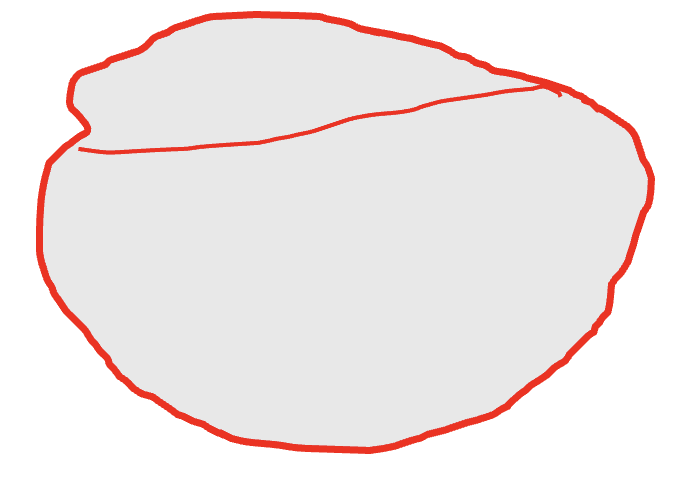
#> input picture data/fit_harness/reference_outlines/brach2_schizophoria_side.png, 696 x 478 px; its folder holds 4 pictures in this run
$ python diagnostic_native.py
#> lines starting #> are read from the running program, lines starting #| are printed output that depends on the picture
### data/fit_harness/diagnostic_overlay.py
#!/usr/bin/env python3
"""Diagnostic outlines for brach1/2/3 — parametric outlines placed beside
the photocomposite for direct visual comparison.

For each specimen we render:
  - the dorsal/TOP view as the parametric outline + decorations
  - the anterior/FRONT view as the parametric tri-view middle
  - the lateral/SIDE view as the parametric tri-view right

These are placed in tiles next to a crop of the corresponding view in
the photocomposite. The crops are approximate (eye-balled bounding
boxes) but enough for visual comparison.

Output: data/fit_harness/diagnostic_brach{1,2,3}.png + a composite.
"""
import os, sys, subprocess, json, tempfile
import matplotlib
matplotlib.use("Agg")
import matplotlib.pyplot as plt
from PIL import Image
sys.path.insert(0, os.path.join(os.path.dirname(__file__), "..", "visualizer_test"))
from render import draw_svg

HERE = os.path.dirname(os.path.abspath(__file__))
ROOT = os.path.abspath(os.path.join(HERE, "..", ".."))


# Layout per composite (estimated by eye). Each view = (x0, y0, x1, y1).
SPECIMENS = [
    dict(name="brach1", dir="brach1_pseudoatrypa_devoniana",
         taxon_key="pseudoatrypa-devoniana",
         best_guess="Pseudoatrypa devoniana (atrypid w/ frills)",
         answers=dict(outline_pick="subcircular", profile_pick="biconvex",
                       hinge_pick="astrophic", surface_ribs="yes",
                       rib_density="dense", surface_frills="yes",
                       fold_pick="strong", inflation_pick="medium",
                       beak_pick="moderate", lateral_pick="smooth")),
    dict(name="brach2", dir="brach2_schizophoria_iowensis",
         taxon_key="schizophoria-iowensis",
         best_guess="Schizophoria iowensis (orthid)",
         answers=dict(outline_pick="subcircular", profile_pick="biconvex",
                       hinge_pick="narrow-strophic", surface_ribs="yes",
                       rib_density="medium", fold_pick="strong",
                       inflation_pick="medium",
                       beak_pick="moderate", lateral_pick="smooth")),
    dict(name="brach3", dir="brach3_conispirifer",
         # No fitted shape data for Conispirifer — categorical only.
         best_guess="Conispirifer cyrtinaeformis (cone-shaped spiriferid)",
         answers=dict(outline_pick="conical", profile_pick="biconvex",
                       hinge_pick="wide-strophic", surface_ribs="yes",
                       rib_density="dense", fold_pick="strong",
                       inflation_pick="high",
                       beak_pick="pyramidal", lateral_pick="smooth")),
    dict(name="brach4", dir="brach4_cyrtospirifer_whitneyi",
         taxon_key="cyrtospirifer-whitneyi",
         best_guess="Cyrtospirifer whitneyi (alate spiriferid)",
         answers=dict(outline_pick="wing-shaped", profile_pick="biconvex",
                       hinge_pick="wide-strophic", surface_ribs="yes",
                       rib_density="dense", fold_pick="strong",
                       inflation_pick="medium",
                       beak_pick="prominent", lateral_pick="smooth")),
    dict(name="brach5", dir="brach5_spinatrypa_rockfordensis",
         best_guess="Spinatrypa rockfordensis (spinose atrypid)",
         answers=dict(outline_pick="subcircular", profile_pick="biconvex",
                       hinge_pick="astrophic", surface_ribs="yes",
                       rib_density="sparse", surface_frills="yes",
                       surface_spines="yes", fold_pick="weak",
                       inflation_pick="medium",
                       beak_pick="moderate", lateral_pick="smooth")),
    dict(name="brach6", dir="brach6_theodossia_hungerfordi",
         best_guess="Theodossia hungerfordi (globose spiriferid)",
         answers=dict(outline_pick="subcircular", profile_pick="biconvex",
                       hinge_pick="astrophic", surface_ribs="yes",
                       rib_density="medium", fold_pick="strong",
                       inflation_pick="high",
                       beak_pick="prominent", lateral_pick="smooth")),
    dict(name="brach7", dir="brach7_douvillina_arcuata",
         best_guess="Douvillina arcuata (geniculate strophomenid)",
         answers=dict(outline_pick="subcircular", profile_pick="concavo-convex",
                       hinge_pick="wide-strophic", surface_ribs="yes",
                       rib_density="dense", fold_pick="none",
                       inflation_pick="low",
                       beak_pick="subdued", lateral_pick="geniculate")),
]


def gen_svgs(answers_list, out_dir):
    """Generate categorical PARAM SVGs from slider answers, plus
    analytical (fitted-shape) SVGs for entries that include a
    `taxon_key`. Analytical SVGs are saved with `_analytical_<view>`
    suffix and are produced from the manifest's `shape:` block via
    the morphospace renderer (svgAnalyticalTop / Front / Side)."""
#> called with out_dir = 'data/fit_harness/_diagnostic_svgs'
    os.makedirs(out_dir, exist_ok=True)
    driver = r"""
const fs = require('fs'); const vm = require('vm');
const m = fs.readFileSync(process.argv[3], 'utf8');
const r = fs.readFileSync(process.argv[4], 'utf8');
const data = JSON.parse(fs.readFileSync(process.argv[5], 'utf8'));
const outDir = process.argv[6];
const vecPath = process.argv[3].replace('manifest.js', 'vectorized_atlas.js');
const vec = fs.existsSync(vecPath) ? fs.readFileSync(vecPath, 'utf8') : '';
const ctx = vm.createContext({
  document: { addEventListener:()=>{}, getElementById:()=>null, createElement:()=>({}) },
  window: { addEventListener:()=>{}, scrollTo:()=>{}, location:{hash:''} },
  location:{hash:''}, console, Math,
  // Expose fs/data/outDir into the context so the inner script can
  // access FAUNA (which lives in the context's lexical scope, not on
  // the ctx object itself when declared via `const`).
  fs: fs, _entries: data, _outDir: outDir
});
vm.runInContext(m, ctx);
if (vec) vm.runInContext(vec, ctx);
vm.runInContext(r, ctx);
vm.runInContext(`
  function _findTaxonShape(slug) {
    for (const g of FAUNA) {
      if (!g.subgroups) continue;
      for (const sg of g.subgroups) {
        for (const t of sg.taxa) {
          const s = (t.genus + '-' + t.species).toLowerCase()
                      .replace(/[^a-z0-9]+/g, '-').replace(/^-|-$/g, '');
          if (s === slug && t.shape) return t.shape;
        }
      }
    }
    return null;
  }
  for (const entry of _entries) {
    fs.writeFileSync(_outDir + '/' + entry.id + '_top.svg', svgTopView(entry.answers));
    fs.writeFileSync(_outDir + '/' + entry.id + '_front.svg', svgFrontView(entry.answers));
    fs.writeFileSync(_outDir + '/' + entry.id + '_side.svg', svgSideView(entry.answers));
    if (entry.taxon_key) {
      const shape = _findTaxonShape(entry.taxon_key);
      if (shape) {
        fs.writeFileSync(_outDir + '/' + entry.id + '_analytical_top.svg', svgAnalyticalTop(shape));
        fs.writeFileSync(_outDir + '/' + entry.id + '_analytical_front.svg', svgAnalyticalFront(shape));
        fs.writeFileSync(_outDir + '/' + entry.id + '_analytical_side.svg', svgAnalyticalSide(shape));
      }
    }
  }
`, ctx);
console.log('OK');
"""
    with tempfile.NamedTemporaryFile("w", suffix=".js", delete=False) as f:
        f.write(driver); driver_path = f.name
    with tempfile.NamedTemporaryFile("w", suffix=".json", delete=False) as f:
        json.dump(answers_list, f); data_path = f.name
    subprocess.run(["node", driver_path, "_self_",
                     os.path.join(ROOT, "manifest.js"),
                     os.path.join(ROOT, "render.js"),
                     data_path, out_dir],
                    check=True, capture_output=True)
#> (this line was passed over: subprocess is not available in this run)
    os.unlink(driver_path); os.unlink(data_path)


# View files in each brach subfolder, paired with the corresponding
# parametric view (top/front/side from svgs).
VIEW_FILES = [
    ("top_valve1.png", "top"),
    ("top_valve2.png", "top"),
    ("anterior.png",   "front"),
    ("side.png",       "side"),
    ("hinge.png",      "top"),    # hinge-view comparison — TOP shows the strophic hinge
]

IMG_DIR = os.path.join(ROOT, "images", "unknown_misc", "rockford")


def view_path(specimen, filename):
    return os.path.join(IMG_DIR, specimen["dir"], filename)


# [34 lines left out: function main, not called in this run]


# [2 lines that do not run on import are left out]

### data/fit_harness/diagnostic_native.py
#!/usr/bin/env python3
"""Native-scale side-by-side comparison: reference outline next to PARAM
silhouette at their TRUE aspect ratios (no bbox-rescaling stretch).

This complements diagnostic_grid.py — that file scales PARAM bbox →
reference bbox, which masks aspect-ratio changes in the PARAM. This
file draws each panel in a square axis with the shape centered, so the
ACTUAL aspect ratio of the PARAM silhouette is preserved and visible.

Output: data/fit_harness/diagnostic_native.png
"""
import os, sys
import numpy as np
import matplotlib
matplotlib.use("Agg")
import matplotlib.pyplot as plt
from PIL import Image
sys.path.insert(0, os.path.join(os.path.dirname(__file__), "..", "visualizer_test"))
from render import draw_svg
from diagnostic_overlay import SPECIMENS, gen_svgs

HERE = os.path.dirname(os.path.abspath(__file__))
REF_DIR = os.path.join(HERE, "reference_outlines")


def reference_outline_path(brach_name, view):
    import glob
    hits = glob.glob(os.path.join(REF_DIR, f"{brach_name}_*_{view}.png"))
    return hits[0] if hits else None


def draw_ref_outline(ax, path):
    """Show reference PNG (red outline on white) centered with native aspect."""
    img = Image.open(path)
    arr = np.asarray(img.convert("RGBA"))
    ax.imshow(arr)
    ax.set_aspect("equal")
    ax.set_xticks([]); ax.set_yticks([])
    for s in ax.spines.values(): s.set_visible(False)


def draw_native_param(ax, svg_path):
    """Render PARAM SVG using its native 200x200 viewBox — preserves aspect."""
    ax.set_facecolor("#fffef7")
    draw_svg(ax, svg_path)


def main():
    svg_dir = os.path.join(HERE, "_diagnostic_svgs")
    gen_svgs([
        dict(id=sp["name"], answers=sp["answers"],
             taxon_key=sp.get("taxon_key"))
        for sp in SPECIMENS
    ], svg_dir)

    # Filter to brachs that have reference outlines (the comparison is
    # only meaningful when we have a hand-drawn reference)
    rows = []
    for sp in SPECIMENS:
        side_ref = reference_outline_path(sp["name"], "side")
        ant_ref = reference_outline_path(sp["name"], "anterior")
        if side_ref or ant_ref:
            rows.append(dict(sp=sp, side_ref=side_ref, ant_ref=ant_ref))
#> pass 2 of the loop in main, `for sp in SPECIMENS:`:

    n = len(rows)
    if n == 0:
        print("No reference outlines found. Add to reference_outlines/ first.")
        return

    # 4 columns: side ref, side param, ant ref, ant param
    fig, axes = plt.subplots(n, 4, figsize=(13, 3.5 * n),
                              gridspec_kw=dict(wspace=0.06, hspace=0.18))
    if n == 1:
        axes = [axes]

    for r, row in enumerate(rows):
        sp = row["sp"]
        side_ref = row["side_ref"]; ant_ref = row["ant_ref"]
        if side_ref:
            draw_ref_outline(axes[r][0], side_ref)
#> in draw_ref_outline, img is the input picture: PIL image 696x478 RGBA; mean R, G, B, A 240.5, 232.8, 232.2, 255
        else:
            axes[r][0].text(0.5, 0.5, "(no side ref)", ha="center", va="center", transform=axes[r][0].transAxes)
            axes[r][0].set_xticks([]); axes[r][0].set_yticks([])
        axes[r][0].set_title(f"{sp['name']} — REF side", fontsize=10, color="#6b3410")

        side_svg = os.path.join(svg_dir, f"{sp['name']}_side.svg")
        if os.path.exists(side_svg):
            draw_native_param(axes[r][1], side_svg)
        axes[r][1].set_title(f"{sp['name']} — PARAM side", fontsize=10, color="#1e6fd9")

        if ant_ref:
            draw_ref_outline(axes[r][2], ant_ref)
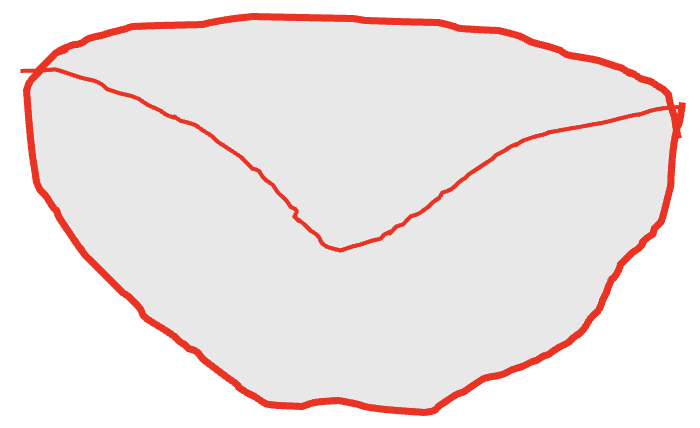
#> input picture data/fit_harness/reference_outlines/brach2_schizophoria_anterior.png, 700 x 428 px
#> in draw_ref_outline, img is the input picture: PIL image 700x428 RGBA; mean R, G, B, A 239.5, 230.1, 229.4, 255
        else:
            axes[r][2].text(0.5, 0.5, "(no anterior ref)", ha="center", va="center", transform=axes[r][2].transAxes)
            axes[r][2].set_xticks([]); axes[r][2].set_yticks([])
        axes[r][2].set_title(f"{sp['name']} — REF anterior", fontsize=10, color="#6b3410")

        ant_svg = os.path.join(svg_dir, f"{sp['name']}_front.svg")
        if os.path.exists(ant_svg):
            draw_native_param(axes[r][3], ant_svg)
        axes[r][3].set_title(f"{sp['name']} — PARAM anterior", fontsize=10, color="#1e6fd9")
#> pass 2 of the loop in main, `for r, row in enumerate(rows):`:
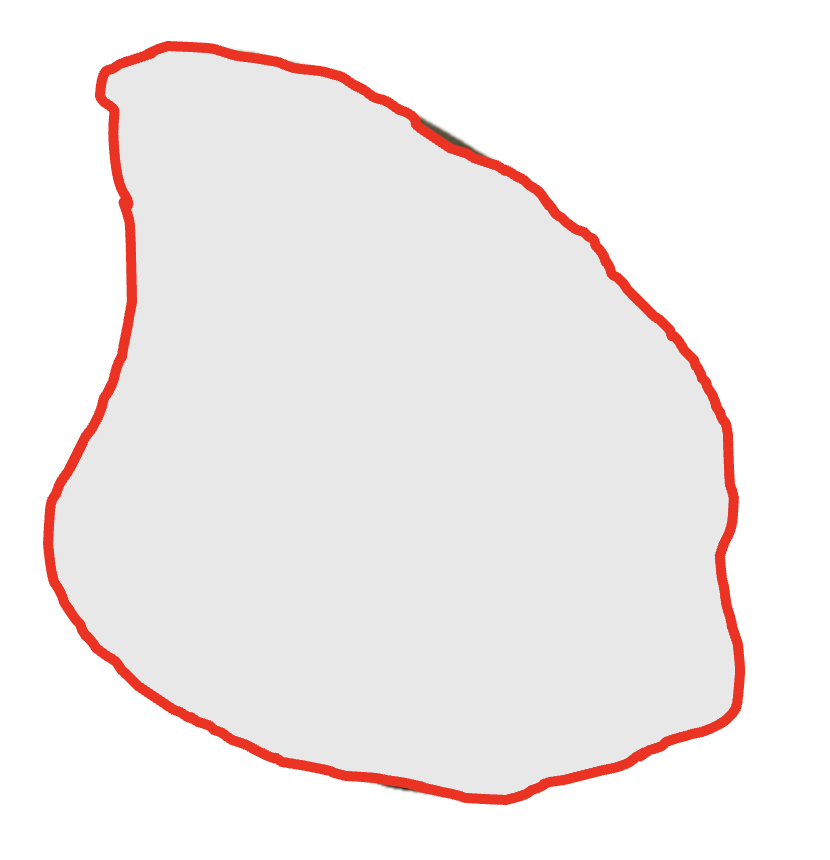
#> input picture data/fit_harness/reference_outlines/brach3_conispirifer_side.png, 830 x 860 px
#> in draw_ref_outline, img is the input picture: PIL image 830x860 RGBA; mean R, G, B, A 242.3, 236.1, 235.6, 255
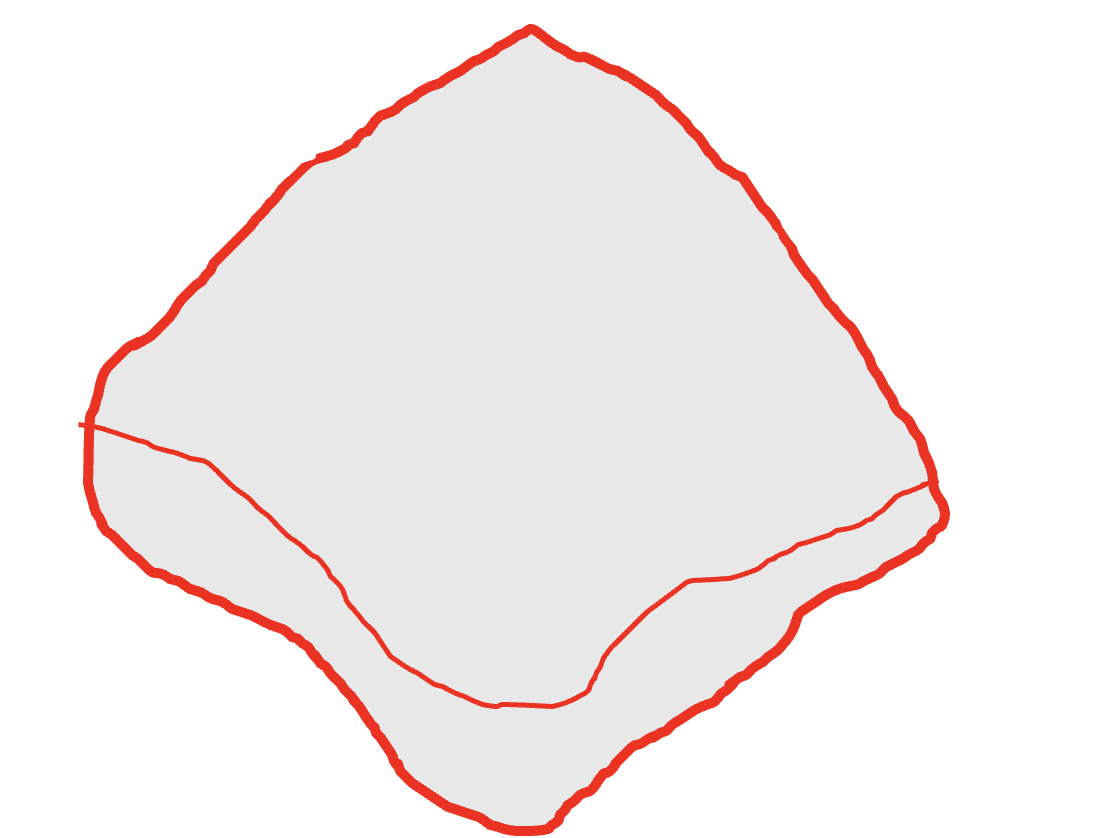
#> input picture data/fit_harness/reference_outlines/brach3_conispirifer_anterior.png, 1100 x 838 px
#> in draw_ref_outline, img is the input picture: PIL image 1100x838 RGBA; mean R, G, B, A 244.5, 238.6, 238.1, 255

    fig.suptitle("NATIVE aspect ratio comparison — no bbox stretching",
                  fontsize=13, color="#6b3410", fontweight="bold", y=0.995)
    out = os.path.join(HERE, "diagnostic_native.png")
    fig.savefig(out, dpi=110, bbox_inches="tight", facecolor="#f5f1e8")
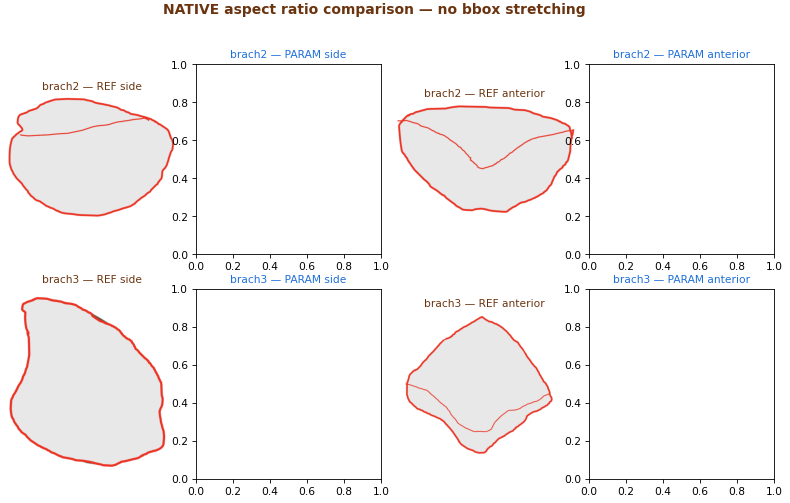
#> figure drawn by matplotlib, 4 panels
    plt.close(fig)
    print("Wrote", out)


if __name__ == "__main__":
    main()
